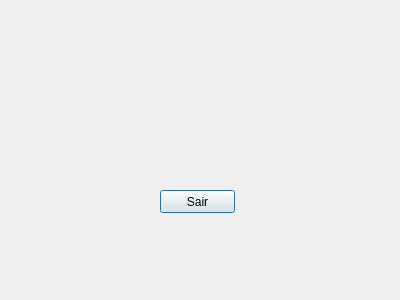
<?xml version="1.0" encoding="UTF-8"?>
<ui version="4.0">
 <class>Dialog</class>
 <widget class="QDialog" name="Dialog">
  <property name="geometry">
   <rect>
    <x>0</x>
    <y>0</y>
    <width>400</width>
    <height>300</height>
   </rect>
  </property>
  <property name="windowTitle">
   <string>Dialog</string>
  </property>
  <widget class="QPushButton" name="pushButton">
   <property name="geometry">
    <rect>
     <x>160</x>
     <y>190</y>
     <width>75</width>
     <height>23</height>
    </rect>
   </property>
   <property name="text">
    <string>Sair</string>
   </property>
   <property name="Sair" stdset="0">
    <string/>
   </property>
  </widget>
 </widget>
 <resources/>
 <connections/>
</ui>
